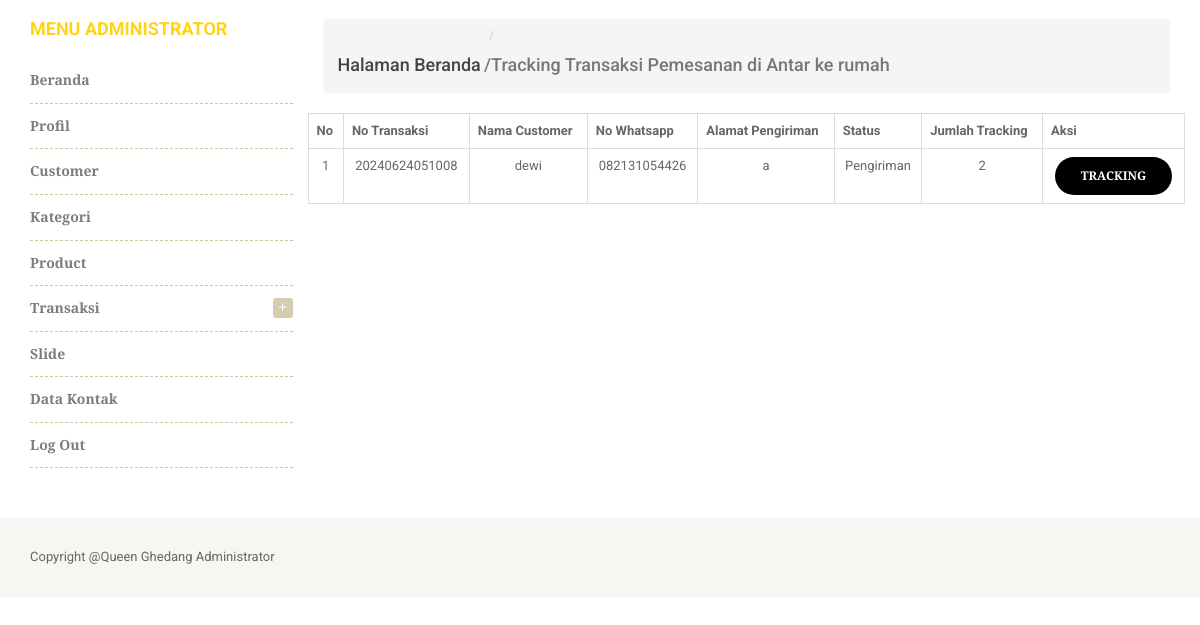
Page /administrator/tracking-pemesanan-diantar/ (signed in) on the committed database.
### cart/models.py (models this page shows, shortened)
class Transaksi(models.Model):
    Status=(
        ('Belum Lunas', 'Belum Lunas'),
        ('Lunas' , 'Lunas'),
        ('Pengiriman' , 'Pengiriman'),
        ('Selesai' , 'Selesai'),
        ('Gagal' , 'Gagal'),
        ('Kadaluarsa' , 'Kadaluarsa'),
        ('Pembayaran Ditolak' , 'Pembayaran Ditolak'),
    )
    KT=(
        ('ditempat', 'ditempat'),
        ('dilokasi' , 'dilokasi'),
    )
    custumer = models.ForeignKey(Custumer, null=True, blank=False, related_name="produks", on_delete=models.SET_NULL)
    no_transaksi = models.CharField(max_length=200, blank=False, null=True)
    wa_kirim = models.CharField(max_length=200, blank=True, null=True,verbose_name="No Whatsapp")
    alamat_kirim = models.CharField(max_length=300, blank=True, null=True)
    total_transaksi = models.BigIntegerField(blank=True, null=True)
    keterangan_pesanan = models.CharField(max_length=200, blank=True, null=True, choices=KT)
    status = models.CharField(max_length=200, default="belum lunas", blank=True, null=True, choices=Status)
    date_created= models.DateTimeField(auto_now_add=True, null=True,blank=True)
    token_payment = models.CharField(max_length=300, blank=True, null=True)
    class Meta:
        ordering = ('-no_transaksi', )
    class Meta:
        verbose_name_plural ="Transaksi"

### website/models.py (models this page shows, shortened)
class Custumer(models.Model):
    user = models.OneToOneField(User, null=True, on_delete=models.CASCADE)
    nama = models.CharField(max_length=200, blank=False, null=True)
    wa = models.CharField(max_length=200, blank=False, null=True,verbose_name="No Whatsapp")
    alamat = RichTextField(blank=True, null=True)
    email = models.EmailField(max_length=200, blank=False, null=True)
    date_created= models.DateTimeField(auto_now_add=True, null=True)
    class Meta:
        verbose_name_plural ="Custumer"

### website/decorators.py (the view)
        def perubahan_halaman(request, *args, **kwargs):
            group = None
            if request.user.groups.exists():
                group = request.user.groups.all()[0].name
            if group in yang_diizinkan :
                return fungsi_awal(request, *args, **kwargs)
            else:
                return HttpResponse('<h2><center>Anda Tidak Dijikankan Ke Tampilan ini</center></h2>')

### administrator/views.py (called while the page is built)
@login_required(login_url='loginpage')
@ijinkan_pengguna(yang_diizinkan=['administrator'])
def trackingpemesanandiantar_admin(request):
    diantar = Transaksi.objects.annotate(total=Count('tracking__transaksi__id')).filter(keterangan_pesanan="dilokasi", status="Pengiriman")
    context = {
        'data': diantar,
        'judul': 'Tracking Transaksi Pemesanan di Antar ke rumah',
    }
    return render(request, 'admin_trackingpemesanandiantar.html', context)

### cart/context_processors.py (called while the page is built)
def keranjang(request):
    return {'keranjang': Cart(request)}

### website/views.py (called while the page is built)
def kategoriberanda(request):
    kategori = Kategori.objects.filter(aktif=True).order_by('-id')
    return {'kategori':kategori}

def modalberita(request):
    modalproduk = Product.objects.order_by('-id')
    return {'modalproduk':modalproduk}

def statisweb(request):
    statis = Statis.objects.get(id=1)
    return {'statis':statis}

### administrator/templates/admin_trackingpemesanandiantar.html (shortened to what this page needs)
{% extends "admin.html" %}
{% load static %}
{% load humanize %}
{% load crispy_forms_tags %}
{% block content %}
						<div id="center-column" class="col-lg-9 col-md-9 col-sm-9 col-xs-12">
                        <nav aria-label="breadcrumb" class="text-left">
                            <ol class="breadcrumb">
                                <li class="breadcrumb-item active"><a href="{% url 'profil_admin' %}"><h4>Halaman Beranda</h4></a></li>
                  				<li class="breadcrumb-item active" aria-current="page"><h4>/{{judul}}</h4></li>
                        </nav>
							<div class="product-category-page">
								<div class="tab-content">
									<div class="tab-pane active" id="products-grid">
										<div class="products-block">
											<div class="row mb-4">
											<div class="card card-body">
											<table class="table table-bordered mt-3">
											<thead>
												<tr align="center">
													<th>No</th>
													<th>No Transaksi</th>
													<th>Nama Customer</th>
													<th>No Whatsapp</th>
													<th>Alamat Pengiriman</th>
													<th>Status</th>
													<th>Jumlah Tracking</th>
													<th>Aksi</th>
												</tr>
											</thead>
											<tbody>
											{% for row in data %}
											<tr align="center">
												<td>{{ forloop.counter }}</td>
												<td>{{row.no_transaksi}}</td>
												<td>
												{{row.custumer.nama}}
												</td>
												<td>
												{% if row.wa_kirim %}
														{{row.wa_kirim}}
												{% else %}
														{{row.custumer.wa}}
												{% endif %}
												</td>
												<td>
														{% if row.alamat_kirim %}
															{{row.alamat_kirim}}
														{% else %}
															{{row.custumer.alamat}}
														{% endif %}
												</td>
												<td>
												{{row.status}}
												</td>
												<td>{{row.total}}</td>
												<td>
												<a href="{% url 'inputtrackingpemesanandiantar_admin' row.no_transaksi  %}" class="btn btn-primary btn-sm">Tracking</a>
												</td>
											</tr>
											{% empty %}
											<tr>
												<td colspan="6" align="center">Data Pemesanan di Lokasi Kosong</td>
											</tr>
											{% endfor %}
											</tbody>
											</table>
											</div>
											</div>
										</div>
									</div>
								</div>
							</div>
						</div>
					</div>
				</div>
			</div>
{% endblock content %}

### rows in the picture
Transaksi: no_transaksi "20240624051008", custumer.nama "dewi", wa_kirim "082131054426", alamat_kirim "a", status "Pengiriman", total "2"

### other values in the picture
{{ judul }} "Tracking Transaksi Pemesanan di Antar ke rumah"
